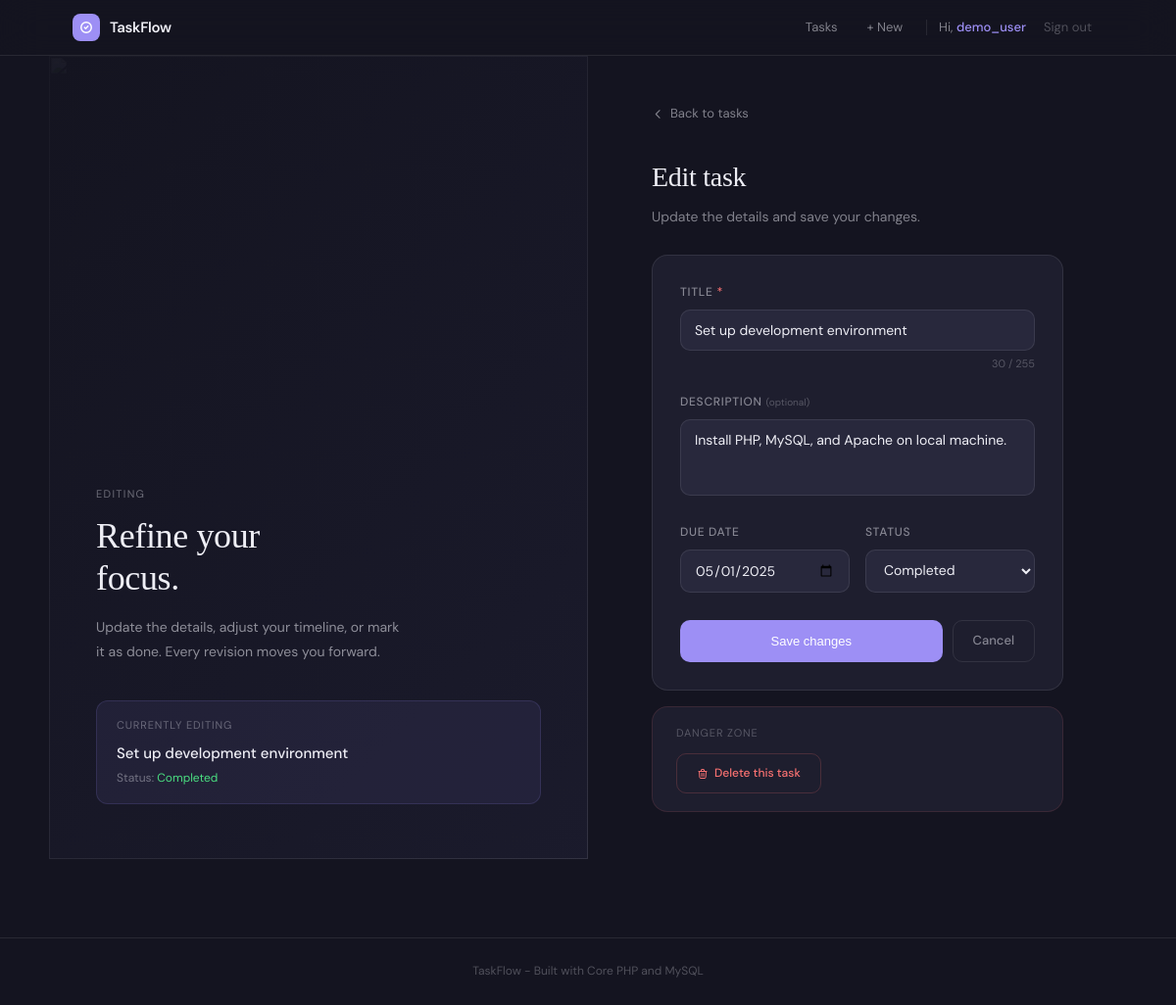
The page /tasks/edit?id=1 (signed in) on the database its author committed.
### tables this page shows
CREATE TABLE tasks (
    id INT AUTO_INCREMENT PRIMARY KEY,
    user_id INT NOT NULL,                             
    title VARCHAR(255) NOT NULL,
    description TEXT,
    due_date DATE,
    status ENUM('pending', 'completed') DEFAULT 'pending',
    created_at TIMESTAMP DEFAULT CURRENT_TIMESTAMP,
    FOREIGN KEY (user_id) REFERENCES users(id) ON DELETE CASCADE
);

### controllers/TaskController.php (called while the page is built, shortened)
<?php
require_once __DIR__ . '/../models/Task.php';
require_once __DIR__ . '/../config/db.php';
class TaskController {
    private Task $taskModel;
    public function __construct() {
        $this->taskModel = new Task();
    }
    public function edit(): void {
        $id     = (int) ($_GET['id'] ?? 0);
        $userId = (int) $_SESSION['user_id'];
        $task = $this->taskModel->getById($id, $userId);
        [$success, $error] = $this->consumeFlash();
        $this->renderView('tasks/edit', [
            'task'      => $task,
            'errors'    => [],
            'success'   => $success,
            'error'     => $error,
            'pageTitle' => 'Edit Task',
        ]);
    }
    private function consumeFlash(): array {
        $success = $error = null;
        if (!empty($_SESSION['flash'])) {
            $flash = $_SESSION['flash'];
            if ($flash['type'] === 'success') $success = $flash['message'];
            else                              $error   = $flash['message'];
        }
        return [$success, $error];
    }
    private function renderView(string $view, array $data = []): void {
        extract($data);
        require __DIR__ . '/../views/' . $view . '.php';
        require __DIR__ . '/../views/layouts/main.php';
    }
}

### config/db.php (called while the page is built, shortened)
<?php
function getDB(): PDO {
    static $pdo = null;
    if ($pdo === null) {
        $dsn = "mysql:host=" . DB_HOST . ";dbname=" . DB_NAME . ";charset=" . DB_CHARSET;
        $options = [
            PDO::ATTR_ERRMODE            => PDO::ERRMODE_EXCEPTION,
            PDO::ATTR_DEFAULT_FETCH_MODE => PDO::FETCH_ASSOC,
            PDO::ATTR_EMULATE_PREPARES   => false,
        ];
        try {
            $pdo = new PDO($dsn, DB_USER, DB_PASS, $options);
        } catch (PDOException $e) {
            error_log('[DB ERROR] ' . $e->getMessage());
            die('Database connection failed. Please check config/db.php');
        }
    }
    return $pdo;
}

### models/Task.php (called while the page is built, shortened)
<?php
require_once __DIR__ . '/../config/db.php';
class Task {
    private PDO $db;
    public function __construct() {
        $this->db = getDB();
    }
    public function getById(int $id, int $userId): array|false {
        $stmt = $this->db->prepare('SELECT * FROM tasks WHERE id = :id AND user_id = :user_id LIMIT 1');
        $stmt->execute([':id' => $id, ':user_id' => $userId]);
        return $stmt->fetch();
    }
}

### views/tasks/edit.php (the view, shortened to what this page needs)
<div style="display:grid;grid-template-columns:1fr 1fr;min-height:calc(100vh - 56px);margin:-40px -24px;gap:0">
    <div style="position:relative;overflow:hidden;display:none" id="edit-panel">
        <img src="https://images.unsplash.com/photo-1455390582262-044cdead277a?auto=format&fit=crop&w=900&q=85"
             alt="" style="position:absolute;inset:0;width:100%;height:100%;object-fit:cover;opacity:.4">
        <div style="position:absolute;inset:0;background:linear-gradient(135deg,rgba(20,20,32,.92) 0%,rgba(30,30,50,.65) 100%)"></div>
        <div style="position:absolute;inset:0;display:flex;flex-direction:column;justify-content:flex-end;padding:56px 48px">
            <p style="font-size:11px;letter-spacing:.12em;text-transform:uppercase;color:rgba(238,238,245,.4);margin-bottom:12px">Editing</p>
            <h2 style="font-size:36px;font-weight:400;line-height:1.2;color:#EEEEF5">Refine your<br>focus.</h2>
            <p style="margin-top:16px;font-size:14px;color:rgba(238,238,245,.55);line-height:1.8;max-width:320px">Update the details, adjust your timeline, or mark it as done. Every revision moves you forward.</p>
            <div style="margin-top:36px;background:rgba(157,143,245,.08);border:1px solid rgba(157,143,245,.15);border-radius:12px;padding:16px 20px">
                <p style="font-size:11px;letter-spacing:.08em;text-transform:uppercase;color:rgba(238,238,245,.35);margin-bottom:8px">Currently editing</p>
                <p style="font-size:15px;font-weight:500;color:#EEEEF5;white-space:nowrap;overflow:hidden;text-overflow:ellipsis">
                    <?= htmlspecialchars($task['title'], ENT_QUOTES, 'UTF-8') ?>
                </p>
                <p style="font-size:12px;margin-top:4px;color:rgba(238,238,245,.4)">
                    Status: <span style="color:<?= $task['status']==='completed' ? 'var(--success)' : 'var(--warning)' ?>"><?= ucfirst($task['status']) ?></span>
                </p>
            </div>
        </div>
    </div>
    <div style="display:flex;align-items:center;justify-content:center;padding:48px 40px;overflow-y:auto">
        <div class="fade-up" style="width:100%;max-width:420px">
            <a href="/tasks" style="display:inline-flex;align-items:center;gap:6px;font-size:13px;color:var(--muted);text-decoration:none;margin-bottom:32px;transition:color .2s"
               onmouseover="this.style.color='var(--accent)'" onmouseout="this.style.color='var(--muted)'">
                <svg width="13" height="13" fill="none" viewBox="0 0 24 24" stroke="currentColor" stroke-width="2">
                    <path stroke-linecap="round" stroke-linejoin="round" d="M15 19l-7-7 7-7"/>
                </svg>
                Back to tasks
            </a>
            <div style="margin-bottom:28px">
                <h1 style="font-size:28px;color:var(--text)">Edit task</h1>
                <p style="font-size:14px;color:var(--muted);margin-top:6px">Update the details and save your changes.</p>
            </div>
            <div class="card" style="padding:28px;margin-bottom:16px">
                <form method="POST" action="/tasks/update" novalidate>
                    <div style="margin-bottom:20px">
                        <label style="display:block;font-size:12px;font-weight:500;letter-spacing:.06em;text-transform:uppercase;color:var(--muted);margin-bottom:8px" for="edit-title">
                            Title <span style="color:var(--danger)">*</span>
                        </label>
                        <input class="field" id="edit-title" type="text" name="title" required maxlength="255"
                               value="<?= htmlspecialchars($task['title'], ENT_QUOTES, 'UTF-8') ?>"
                               placeholder="What needs to be done?">
                        <p style="font-size:11px;color:var(--dim);text-align:right;margin-top:5px" id="edit-count">0 / 255</p>
                    </div>
                    <div style="margin-bottom:20px">
                        <label style="display:block;font-size:12px;font-weight:500;letter-spacing:.06em;text-transform:uppercase;color:var(--muted);margin-bottom:8px" for="edit-desc">
                            Description <span style="font-size:10px;font-weight:400;text-transform:none;letter-spacing:0;color:var(--dim)">(optional)</span>
                        </label>
                        <textarea class="field" id="edit-desc" name="description" rows="3"
                                  placeholder="Add notes or context..."><?= htmlspecialchars($task['description'] ?? '', ENT_QUOTES, 'UTF-8') ?></textarea>
                    </div>
                    <div style="display:grid;grid-template-columns:1fr 1fr;gap:16px;margin-bottom:28px">
                        <div>
                            <label style="display:block;font-size:12px;font-weight:500;letter-spacing:.06em;text-transform:uppercase;color:var(--muted);margin-bottom:8px" for="edit-due">
                                Due Date
                            </label>
                            <input class="field" id="edit-due" type="date" name="due_date"
                                   value="<?= htmlspecialchars($task['due_date'] ?? '', ENT_QUOTES, 'UTF-8') ?>">
                        </div>
                        <div>
                            <label style="display:block;font-size:12px;font-weight:500;letter-spacing:.06em;text-transform:uppercase;color:var(--muted);margin-bottom:8px" for="edit-status">
                                Status
                            </label>
                            <select class="field" id="edit-status" name="status">
                                <option value="completed" <?= $task['status']==='completed' ? 'selected' : '' ?>>Completed</option>
                            </select>
                        </div>
                    </div>
                    <div style="display:flex;gap:10px">
                        <button id="edit-submit" type="submit" class="btn btn-primary" style="flex:1;justify-content:center">Save changes</button>
                        <a href="/tasks" class="btn btn-ghost">Cancel</a>
                    </div>
                </form>
            </div>
            <div class="card" style="padding:18px 24px;border-color:rgba(248,113,113,.12)">
                <p style="font-size:11px;letter-spacing:.08em;text-transform:uppercase;color:var(--dim);margin-bottom:12px">Danger zone</p>
                <a href="/tasks/delete?id=<?= (int) $task['id'] ?>"
                   onclick="return confirm('Delete this task permanently?')"
                   class="btn btn-danger-ghost">
                    <svg width="12" height="12" fill="none" viewBox="0 0 24 24" stroke="currentColor" stroke-width="2">
                        <path stroke-linecap="round" stroke-linejoin="round" d="M19 7l-.867 12.142A2 2 0 0116.138 21H7.862a2 2 0 01-1.995-1.858L5 7m5 4v6m4-6v6m1-10V4a1 1 0 00-1-1h-4a1 1 0 00-1 1v3M4 7h16"/>
                    </svg>
                    Delete this task
                </a>
            </div>
        </div>
    </div>
</div>

### views/layouts/main.php (style rules this page uses)
*, *::before, *::after { box-sizing: border-box; margin: 0; padding: 0; }
:root { --bg: #141420; --surface: #1E1E2E; --raised: #28283C; --border: rgba(255,255,255,0.09); --border-h: rgba(157,143,245,0.40); --text: #EEEEF5; --muted: rgba(238,238,245,0.50); --dim: rgba(238,238,245,0.28); --accent: #9D8FF5; --accent-h: #8B7DE8; --success: #4ADE80; --warning: #FBBF24; --danger: #F87171; }
html { font-family: 'DM Sans', -apple-system, sans-serif; background: var(--bg); color: var(--text); min-height: 100vh; }
body { min-height: 100vh; line-height: 1.6; -webkit-font-smoothing: antialiased; }
h1, h2, h3 { font-family: 'Cormorant', Georgia, serif; font-weight: 400; letter-spacing: -.01em; }
.card { background: var(--surface); border: 1px solid var(--border); border-radius: 16px; }
.btn { display: inline-flex; align-items: center; gap: 6px; padding: 10px 20px; border-radius: 10px; font-size: 13px; font-weight: 500; cursor: pointer; border: none; transition: all .2s; text-decoration: none; }
.btn-primary { background: var(--accent); color: #fff; }
.btn-ghost { background: transparent; color: var(--muted); border: 1px solid var(--border); }
.btn-danger-ghost { background: transparent; color: var(--danger); border: 1px solid rgba(248,113,113,.2); font-size: 12px; }
.field { width: 100%; padding: 11px 14px; background: var(--raised); border: 1px solid var(--border); border-radius: 10px; color: var(--text); font-size: 14px; font-family: inherit; transition: border-color .2s, box-shadow .2s; }
.field::placeholder { color: var(--dim); }
select.field { cursor: pointer; }
select.field option { background: #1C1C21; }
textarea.field { resize: none; }
.fade-up { animation: fadeUp .4s ease both; }

### views/tasks/edit.php (style rules this page uses)
@media (min-width: 860px) { #edit-panel { display: block !important; } }

### rows shown on the page
tasks: title "Set up development environment", status "Completed", description "Install PHP, MySQL, and Apache on local machine.", due_date "05/01/2025"

### other values the page prints
$username "demo_user"
